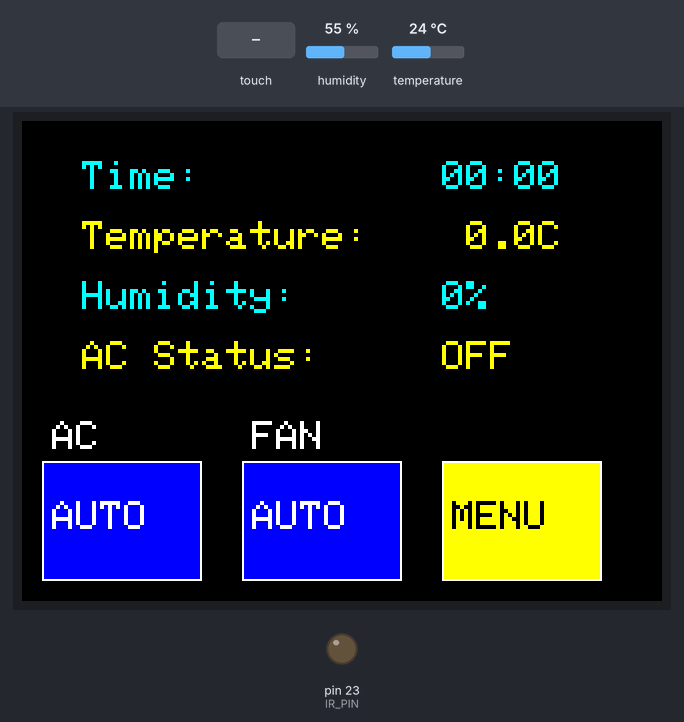
A program run on a simulated Arduino Mega 2560, built with avr-gcc and run on an emulated ATmega2560. Shown: 320×240 colour display, output pins drawn as LEDs (lit = HIGH). The test bench sets the inputs (shaded band); at power-on: humidity 55 %, temperature 24 °C. The local clock reads 2024-03-15 10:24:30 at power-on unless the program sets it; what the program prints to the serial monitor is not drawn.

Above: at 1.5 s.
1.6 s: touch panel pressed at 13 % / 90 % of its raw x / y range
At 3.0 s:
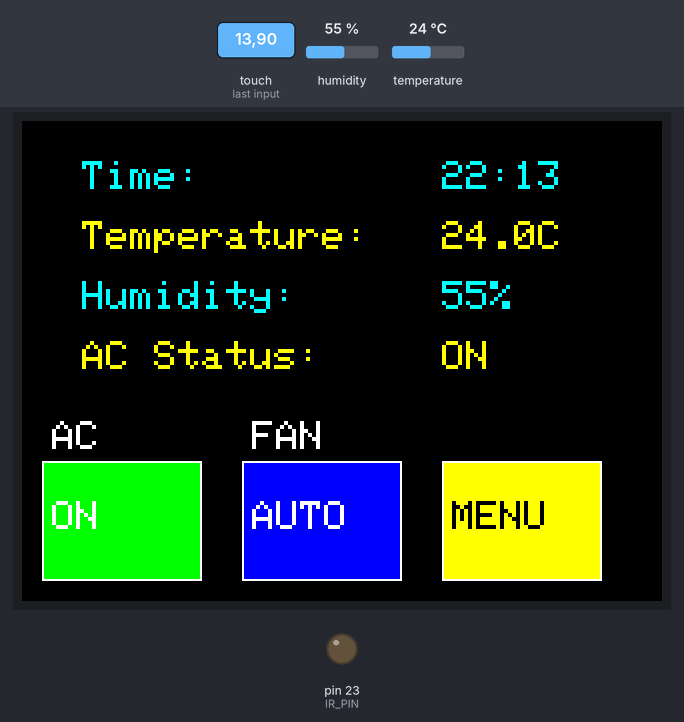
6.0 s: humidity set to 22 %
At 7.4 s:
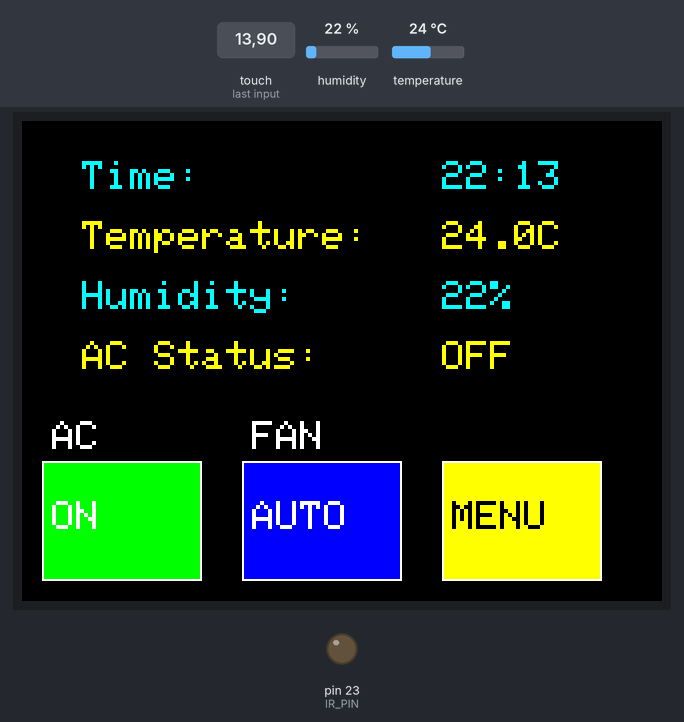
8.0 s: touch panel pressed at 38 % / 90 % of its raw x / y range
At 9.2 s:
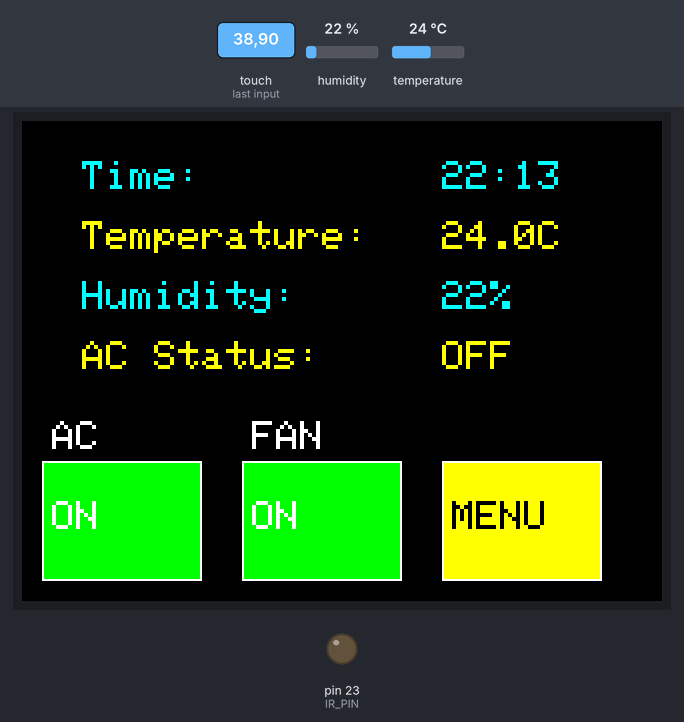
9.5 s: touch panel pressed at 87 % / 90 % of its raw x / y range
At 10.0 s:
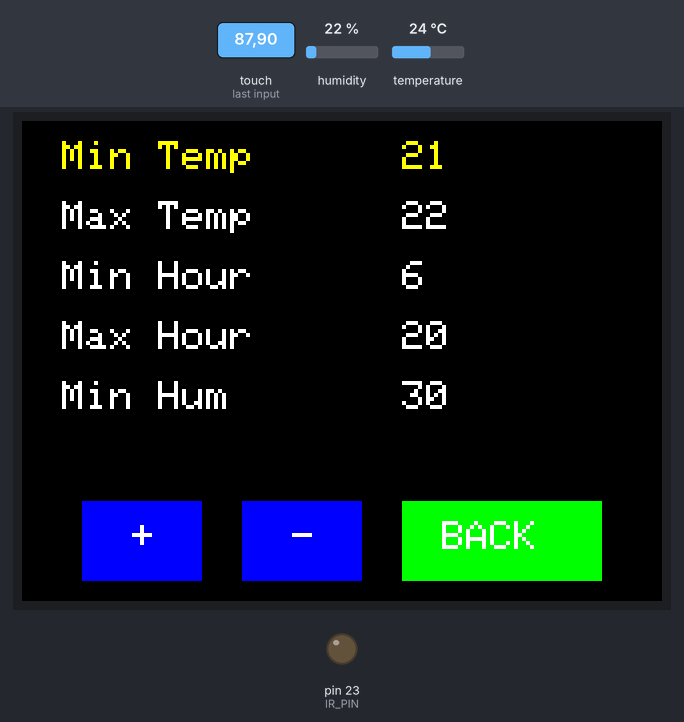
11.0 s: touch panel pressed at 62 % / 90 % of its raw x / y range
At 13.3 s:
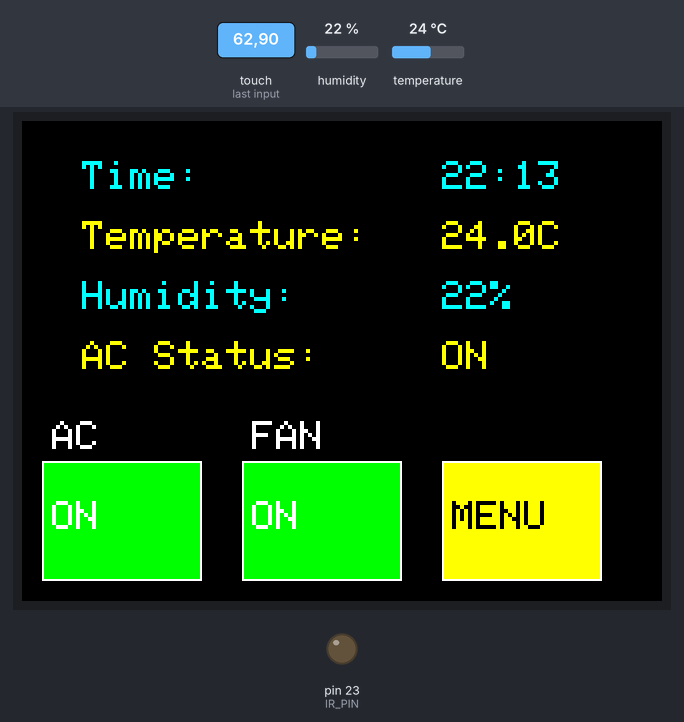
15.4 s: temperature set to 12 °C
At 16.4 s:
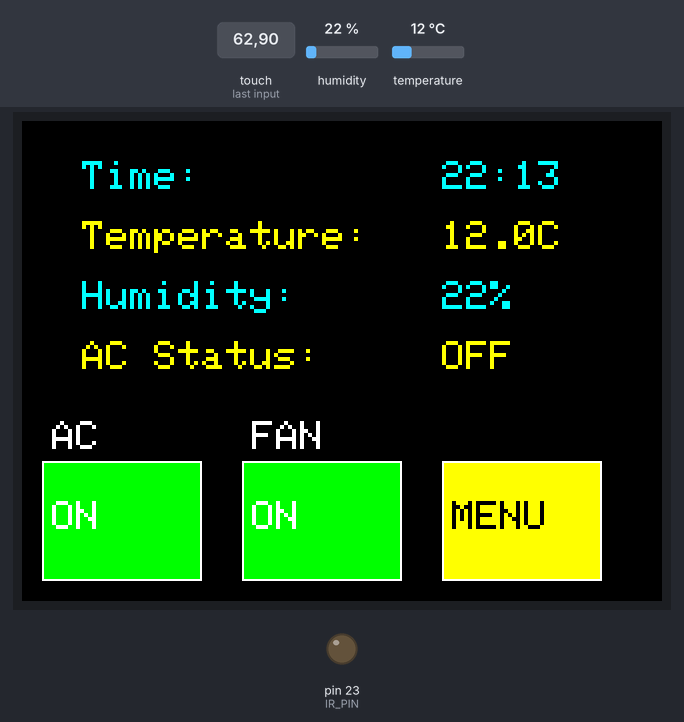
Timing chart, 0 to 18.4 s (numbered marks = the images above; inputs shaded):
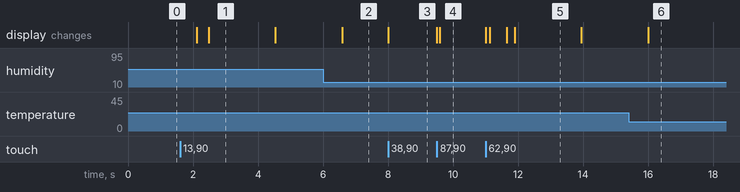

Measured:
- after the input at 1.6 s, the display: first changes after 0.51 s (image 1 shows a later state)
- after the input at 6.0 s, the display: changes after 0.59 s (image 2)
- after the input at 8.0 s, the display: changes at once (image 3)
- after the input at 9.5 s, the display: first changes at once (image 4 shows a later state)
- after the input at 11.0 s, the display: first changes at once (image 5 shows a later state)
- after the input at 15.4 s, the display: changes after 0.60 s (image 6)
- what the display in image 1 shows lasts 2.0 s, from 2.5 s to 4.5 s

The program:

main.cpp
```cpp
/*
  Use this code to read IR commands from the remote
*/

// #include <Arduino.h>
// #include <IRremote.hpp>

// #define IR_RECEIVE_PIN 28

// void setup()
// {
//   Serial.begin(9600);
//   IrReceiver.begin(IR_RECEIVE_PIN, ENABLE_LED_FEEDBACK);
// }

// void loop()
// {
//   if (IrReceiver.decode())
//   {
//     IrReceiver.printIRResultRawFormatted(&Serial, true);
//     Serial.println(F("---"));
//     IrReceiver.resume();
//   }
// }

/* END */


/*
  Main code
*/

#include <Adafruit_GFX.h>
#include <MCUFRIEND_kbv.h>
#include <TouchScreen.h>
#include <DHT.h>
#include <ThreeWire.h>
#include <RtcDS1302.h>
#include <IRremote.hpp>

#define BLACK       0x0000
#define BLUE        0x001F
#define RED         0xF800
#define GREEN       0x07E0
#define CYAN        0x07FF
#define YELLOW      0xFFE0
#define WHITE       0xFFFF

#define YP A2
#define XM A3
#define YM 8
#define XP 9

#define TS_MINX 907
#define TS_MAXX 136
#define TS_MINY 942
#define TS_MAXY 139
#define MINPRESSURE 200
#define MAXPRESSURE 1000

#define DHTPIN 22
#define DHTTYPE DHT11

#define RTC_SCLK 27  // CLK
#define RTC_IO   26  // DAT
#define RTC_CE   25  // RST

#define IR_PIN 23

#define X_OFFSET          180

#define TIME_X            30
#define TIME_Y            20
#define TIME_SIZE         2

#define TEMP_X            30
#define TEMP_Y            TIME_Y+30
#define TEMP_SIZE         2

#define HUM_X             30
#define HUM_Y             TEMP_Y+30
#define HUM_SIZE          2

#define AC_STATUS_X       30
#define AC_STATUS_Y       HUM_Y+30
#define AC_STATUS_SIZE    2

#define AC_BTN_X          10
#define AC_BTN_Y          AC_STATUS_Y+60
#define AC_BTN_W          80
#define AC_BTN_H          60
#define AC_BTN_TEXT_X     AC_BTN_X + 5
#define AC_BTN_TEXT_Y     AC_BTN_Y + 20
#define AC_BTN_TEXT_SIZE  2

#define FAN_BTN_X         AC_BTN_X + AC_BTN_W + 20
#define FAN_BTN_Y         AC_BTN_Y
#define FAN_BTN_W         AC_BTN_W
#define FAN_BTN_H         AC_BTN_H
#define FAN_BTN_TEXT_X    FAN_BTN_X + 5
#define FAN_BTN_TEXT_Y    FAN_BTN_Y + 20
#define FAN_BTN_TEXT_SIZE 2

#define NUM_RETRIES       3
#define AUTO_TEMP_OFFSET  0

#define AC_STATUS_ON      0
#define AC_STATUS_OFF     1
#define AC_STATUS_AUTO    2

#define FAN_STATUS_ON     0
#define FAN_STATUS_OFF    1
#define FAN_STATUS_AUTO   2

#define CONFIG_BTN_X         FAN_BTN_X + FAN_BTN_W + 20
#define CONFIG_BTN_Y         FAN_BTN_Y
#define CONFIG_BTN_W         AC_BTN_W
#define CONFIG_BTN_H         AC_BTN_H
#define CONFIG_BTN_TEXT_X    CONFIG_BTN_X + 5
#define CONFIG_BTN_TEXT_Y    CONFIG_BTN_Y + 20
#define CONFIG_BTN_TEXT_SIZE 2

MCUFRIEND_kbv tft;
TouchScreen ts = TouchScreen(XP, YP, XM, YM, 300);
DHT dht(DHTPIN, DHTTYPE);
ThreeWire myWire(RTC_IO, RTC_SCLK, RTC_CE);
RtcDS1302<ThreeWire> Rtc(myWire);

int pixel_x, pixel_y;
uint8_t acMode = AC_STATUS_AUTO; // 0=ON, 1=OFF, 2=AUTO
uint8_t fanMode = FAN_STATUS_AUTO; // 0=ON, 1=OFF, 2=AUTO
bool is_ac_on = false;
unsigned long lastUpdate = 0;
bool is_synced = false;

unsigned long lastTouchTime = 0;
const unsigned long SCREEN_TIMEOUT = 60000;
bool isDisplaySleeping = false;

float temp;
float hum;
RtcDateTime now;

uint16_t ON_rawData[60] = {  // REPLACE THESE WITH YOUR CODES
  8750, 4050,
  550, 1500, 500, 550, 500, 500, 550, 500,
  500, 1550, 500, 500, 500, 500, 550, 500,
  500, 500, 550, 500, 450, 550, 500, 550,
  500, 500, 500, 1550, 500, 500, 550, 500,
  500, 1550, 500, 1500, 550, 1500, 500, 1550,
  500, 500, 500, 1550, 550, 500, 500, 500,
  500, 550, 500, 1550, 500, 1500, 500, 1550,
  500
};
uint8_t ON_rawDataLength = 60;

uint16_t OFF_rawData[60] = {  // REPLACE THESE WITH YOUR CODES
  8700, 4100,
  550, 1550, 500, 500, 500, 500, 550, 500,
  500, 1550, 500, 500, 550, 500, 500, 500,
  500, 1550, 500, 1500, 550, 500, 550, 500,
  500, 500, 500, 550, 500, 500, 500, 500,
  550, 500, 500, 500, 500, 500, 550, 500,
  500, 500, 500, 1550, 500, 500, 550, 1500,
  550, 500, 500, 500, 500, 500, 550, 1550,
  500
};
uint8_t OFF_rawDataLength = 60;

uint8_t AUTO_MIN_TEMP = 21 + AUTO_TEMP_OFFSET,
        AUTO_MAX_TEMP = 22 + AUTO_TEMP_OFFSET,
        AUTO_MIN_HOUR = 6,
        AUTO_MAX_HOUR = 20,
        AUTO_MIN_HUM = 30;

bool inConfigMode = false;
uint8_t selectedConfigIndex = 0;

const char* configLabels[] = {
  "Min Temp", "Max Temp", "Min Hour", "Max Hour", "Min Hum"
};
const int NUM_CONFIGS = 5;

void syncClock();
void drawScreen();
void drawACButton();
void drawFanButton();
void drawConfigButton();
void updateSensors();
void turnACOn();
void turnACOff();
void turnFanOn();
void turnFanOff();
void sleepDisplay();
void wakeDisplay();
void adjustConfigValue(int delta);
void handleConfigTouch(int x, int y);
void drawConfigMenu();

void setup()
{
  Serial.begin(9600);
  pinMode(IR_PIN, OUTPUT);
  dht.begin();

  IrSender.begin(IR_PIN);

  if (is_synced)
  {
    Rtc.Begin();

    if (!Rtc.GetIsRunning())
    {
      Serial.println("RTC not running, starting now...");
      Rtc.SetIsRunning(true);
    }
  }
  else
  {
    syncClock();
  }

  uint16_t ID = tft.readID();
  tft.begin(ID);
  tft.setRotation(3);
  tft.fillScreen(BLACK);

  drawScreen();
}

void loop()
{
  TSPoint p = ts.getPoint();
  pinMode(XM, OUTPUT);
  pinMode(YP, OUTPUT);

  bool touched = (p.z > MINPRESSURE && p.z < MAXPRESSURE);

  if (touched)
  {
    if (isDisplaySleeping)
    {
      wakeDisplay();
    }

    lastTouchTime = millis();

    pixel_x = map(p.x, TS_MINX, TS_MAXX, tft.width(), 0);
    pixel_y = map(p.y, TS_MINY, TS_MAXY, tft.height(), 0);

    if (inConfigMode)
    {
      handleConfigTouch(pixel_x, pixel_y);
      delay(200);
      return;
    }

    if (pixel_x > AC_BTN_X && pixel_x < (AC_BTN_X + AC_BTN_W) &&
        pixel_y > AC_BTN_Y && pixel_y < (AC_BTN_Y + AC_BTN_H))
    {
      acMode = (acMode + 1) % 3;
      drawACButton();
      delay(300);
    }
    else if (pixel_x > FAN_BTN_X && pixel_x < (FAN_BTN_X + FAN_BTN_W) &&
            pixel_y > FAN_BTN_Y && pixel_y < (FAN_BTN_Y + FAN_BTN_H))
    {
      fanMode = (fanMode + 1) % 3;
      drawFanButton();
      delay(300);
    }
    else if (pixel_x > CONFIG_BTN_X && pixel_x < (CONFIG_BTN_X + CONFIG_BTN_W) &&
            pixel_y > CONFIG_BTN_Y && pixel_y < (CONFIG_BTN_Y + CONFIG_BTN_H))
    {
      inConfigMode = true;
      drawConfigMenu();
      delay(300);
    }
  }

  if (!isDisplaySleeping && (millis() - lastTouchTime > SCREEN_TIMEOUT))
  {
    sleepDisplay();
  }

  temp = dht.readTemperature();
  hum  = dht.readHumidity();
  now  = Rtc.GetDateTime();

  if (!isDisplaySleeping && !inConfigMode && millis() - lastUpdate > 2000)
  {
    updateSensors();
    lastUpdate = millis();
  }

  if (acMode == AC_STATUS_AUTO && (now.Hour() >= AUTO_MIN_HOUR && now.Hour() <= AUTO_MAX_HOUR))
  {
    if ((temp >= AUTO_MAX_TEMP || hum <= AUTO_MIN_HUM) && is_ac_on)
    {
      turnACOff();
    }

    if (temp <= AUTO_MIN_TEMP && !is_ac_on)
    {
      turnACOn();
    }
  }

  if (is_ac_on && (now.Hour() < AUTO_MIN_HOUR || now.Hour() > AUTO_MAX_HOUR))
  {
    turnACOff();
    delay(1000);
  }
}

void sleepDisplay()
{
  tft.fillScreen(BLACK);
  isDisplaySleeping = true;
  Serial.println("Display sleeping...");
}

void wakeDisplay()
{
  tft.fillScreen(BLACK);
  drawScreen();
  isDisplaySleeping = false;
  Serial.println("Display awake!");
}

void drawScreen()
{
  tft.fillScreen(BLACK);

  updateSensors();
  drawACButton();
  drawFanButton();
  drawConfigButton();
}

void updateSensors()
{
  int16_t x1, y1;
  uint16_t w, h;

  tft.setTextSize(TIME_SIZE);
  char timeBuf[6];
  snprintf(timeBuf, sizeof(timeBuf), "%02u:%02u", now.Hour(), now.Minute());

  tft.getTextBounds("Time: 00:00", TIME_X+X_OFFSET, TIME_Y, &x1, &y1, &w, &h);
  tft.fillRect(x1, y1, w, h, BLACK);          // clear exact area
  tft.setCursor(TIME_X, TIME_Y);
  tft.setTextColor(CYAN);
  tft.print("Time: ");
  tft.setCursor(TIME_X + X_OFFSET, TIME_Y);
  tft.print(timeBuf);

  tft.setTextSize(TEMP_SIZE);
  char tempBuf[8];
  if (isnan(temp)) strcpy(tempBuf, "--");
  else dtostrf(temp, 4, 1, tempBuf);          // float → string safely

  tft.getTextBounds("Temperature: 00.0C", TEMP_X+X_OFFSET, TEMP_Y, &x1, &y1, &w, &h);
  tft.fillRect(x1, y1, w, h, BLACK);          // clear exact area

  tft.setCursor(TEMP_X, TEMP_Y);
  tft.setTextColor(YELLOW);
  tft.print("Temperature: ");
  tft.setCursor(TEMP_X + X_OFFSET, TEMP_Y);
  tft.print(tempBuf);
  tft.print("C");

  tft.setTextSize(HUM_SIZE);
  char humBuf[6];
  if (isnan(hum)) strcpy(humBuf, "--");
  else snprintf(humBuf, sizeof(humBuf), "%d", (int)hum);

  tft.getTextBounds("Humidity: 100%", HUM_X+X_OFFSET, HUM_Y, &x1, &y1, &w, &h);
  tft.fillRect(x1, y1, w, h, BLACK);          // clear exact area

  tft.setCursor(HUM_X, HUM_Y);
  tft.setTextColor(CYAN);
  tft.print("Humidity: ");
  tft.setCursor(HUM_X + X_OFFSET, HUM_Y);
  tft.print(humBuf);
  tft.print("%");

  tft.setTextSize(AC_STATUS_SIZE);
  char statusBuf[4];
  if (is_ac_on == false)
    snprintf(statusBuf, sizeof(statusBuf), "OFF");
  else
    snprintf(statusBuf, sizeof(statusBuf), "ON");

  tft.getTextBounds("AC Status: OFF", AC_STATUS_X+X_OFFSET, AC_STATUS_Y, &x1, &y1, &w, &h);
  tft.fillRect(x1, y1, w, h, BLACK);          // clear exact area

  tft.setCursor(AC_STATUS_X, AC_STATUS_Y);
  tft.setTextColor(YELLOW);
  tft.print("AC Status: ");
  tft.setCursor(AC_STATUS_X + X_OFFSET, AC_STATUS_Y);
  tft.print(statusBuf);
}

void drawACButton()
{
  String label;
  uint16_t color;

  if (acMode == AC_STATUS_ON)
  {
    label = "ON";
    color = GREEN;

    turnACOn();
  }
  else if (acMode == AC_STATUS_OFF)
  {
    label = "OFF";
    color = RED;

    turnACOff();
  }
  else
  {
    label = "AUTO";
    color = BLUE;
  }

  tft.fillRect(AC_BTN_X, AC_BTN_Y, AC_BTN_W, AC_BTN_H, color);
  tft.drawRect(AC_BTN_X, AC_BTN_Y, AC_BTN_W, AC_BTN_H, WHITE);

  tft.setTextColor(WHITE);
  tft.setTextSize(AC_BTN_TEXT_SIZE);
  tft.setCursor(AC_BTN_TEXT_X, AC_BTN_TEXT_Y-40);
  tft.print("AC");
  tft.setCursor(AC_BTN_TEXT_X, AC_BTN_TEXT_Y);
  tft.print(label);
}

void drawFanButton()
{
  String label;
  uint16_t color;

  if (fanMode == FAN_STATUS_ON)
  {
    label = "ON";
    color = GREEN;

    turnFanOn();
  }
  else if (fanMode == FAN_STATUS_OFF)
  {
    label = "OFF";
    color = RED;

    turnFanOff();
  }
  else
  {
    label = "AUTO";
    color = BLUE;
  }

  tft.fillRect(FAN_BTN_X, FAN_BTN_Y, FAN_BTN_W, FAN_BTN_H, color);
  tft.drawRect(FAN_BTN_X, FAN_BTN_Y, FAN_BTN_W, FAN_BTN_H, WHITE);

  tft.setTextColor(WHITE);
  tft.setTextSize(FAN_BTN_TEXT_SIZE);
  tft.setCursor(FAN_BTN_TEXT_X, FAN_BTN_TEXT_Y-40);
  tft.print("FAN");
  tft.setCursor(FAN_BTN_TEXT_X, FAN_BTN_TEXT_Y);
  tft.print(label);
}

void drawConfigButton()
{
  tft.fillRect(CONFIG_BTN_X, CONFIG_BTN_Y, CONFIG_BTN_W, CONFIG_BTN_H, YELLOW);
  tft.drawRect(CONFIG_BTN_X, CONFIG_BTN_Y, CONFIG_BTN_W, CONFIG_BTN_H, WHITE);

  tft.setTextColor(BLACK);
  tft.setTextSize(CONFIG_BTN_TEXT_SIZE);
  tft.setCursor(CONFIG_BTN_TEXT_X, CONFIG_BTN_TEXT_Y - 40);
  tft.print("CONFIG");
  tft.setCursor(CONFIG_BTN_TEXT_X, CONFIG_BTN_TEXT_Y);
  tft.print("MENU");
}

void drawConfigMenu()
{
  tft.fillScreen(BLACK);
  tft.setTextSize(2);

  for (int i = 0; i < NUM_CONFIGS; i++)
  {
    int y = 10 + i * 30;
    tft.setCursor(20, y);
    tft.setTextColor(i == selectedConfigIndex ? YELLOW : WHITE);
    tft.print(configLabels[i]);
    tft.setCursor(190, y);

    switch (i)
    {
      case 0: tft.print(AUTO_MIN_TEMP); break;
      case 1: tft.print(AUTO_MAX_TEMP); break;
      case 2: tft.print(AUTO_MIN_HOUR); break;
      case 3: tft.print(AUTO_MAX_HOUR); break;
      case 4: tft.print(AUTO_MIN_HUM); break;
    }
  }

  int btnY = 190;
  tft.fillRect(30, btnY, 60, 40, BLUE);  // UP
  tft.setTextColor(WHITE);
  tft.setCursor(55, btnY + 10);
  tft.print("+");

  tft.fillRect(110, btnY, 60, 40, BLUE); // DOWN
  tft.setCursor(135, btnY + 10);
  tft.print("-");

  tft.fillRect(190, btnY, 100, 40, GREEN); // BACK
  tft.setCursor(210, btnY + 10);
  tft.print("BACK");
}

void handleConfigTouch(int x, int y)
{
    int btnY = 190;
    int btnH = 40;

    if (y > btnY && y < btnY + btnH)
    {
        if (x > 30 && x < 90) // UP
        {
            adjustConfigValue(1);
        }
        else if (x > 110 && x < 170) // DOWN
        {
            adjustConfigValue(-1);
        }
        else if (x > 190 && x < 290) // BACK
        {
            inConfigMode = false;
            drawScreen();
        }
    }
    else
    {
        for (int i = 0; i < NUM_CONFIGS; i++)
        {
            int yTop = 10 + i * 30;
            if (y > yTop && y < yTop + 25)
            {
                selectedConfigIndex = i;
                drawConfigMenu();
                break;
            }
        }
    }
}

void adjustConfigValue(int delta)
{
  switch (selectedConfigIndex)
  {
    case 0: AUTO_MIN_TEMP = constrain(AUTO_MIN_TEMP + delta, 10, 35); break;
    case 1: AUTO_MAX_TEMP = constrain(AUTO_MAX_TEMP + delta, 10, 35); break;
    case 2: AUTO_MIN_HOUR = constrain(AUTO_MIN_HOUR + delta, 0, 23); break;
    case 3: AUTO_MAX_HOUR = constrain(AUTO_MAX_HOUR + delta, 0, 23); break;
    case 4: AUTO_MIN_HUM = constrain(AUTO_MIN_HUM + delta, 10, 90); break;
  }
  drawConfigMenu();
}

void printDateTime(const RtcDateTime& dt)
{
  char datestring[26];

  snprintf_P(datestring,
    countof(datestring),
    PSTR("%02u/%02u/%04u %02u:%02u:%02u"),
    dt.Month(),
    dt.Day(),
    dt.Year(),
    dt.Hour(),
    dt.Minute(),
    dt.Second() );

  Serial.print(datestring);
}

void syncClock()
{
  Rtc.Begin();

  RtcDateTime compiled = RtcDateTime(__DATE__, __TIME__);
  printDateTime(compiled);
  Serial.println();

  if (!Rtc.IsDateTimeValid())
  {
    Serial.println("RTC lost confidence in the DateTime!");
    Rtc.SetDateTime(compiled);
  }

  if (Rtc.GetIsWriteProtected())
  {
    Serial.println("RTC was write protected, enabling writing now");
    Rtc.SetIsWriteProtected(false);
  }

  if (!Rtc.GetIsRunning())
  {
    Serial.println("RTC was not actively running, starting now");
    Rtc.SetIsRunning(true);
  }

  RtcDateTime now = Rtc.GetDateTime();
  if (now < compiled)
  {
    Serial.println("RTC is older than compile time!  (Updating DateTime)");
    Rtc.SetDateTime(compiled);
  }
  else if (now > compiled)
  {
    Serial.println("RTC is newer than compile time.");
    Rtc.SetDateTime(compiled);
  }
  else if (now == compiled)
  {
    Serial.println("RTC is the same as compile time! (not expected but all is fine)");
  }
}

void turnACOn()
{
  for (int i = 0; i < NUM_RETRIES; i++)
  {
    IrSender.sendRaw(ON_rawData, ON_rawDataLength, 38);
    delay(100);
  }

  is_ac_on = true;
  Serial.println("AC should turn on");
}

void turnACOff()
{
  for (int i = 0; i < 3; i++)
  {
    IrSender.sendRaw(OFF_rawData, OFF_rawDataLength, 38);
    delay(100);
  }

  is_ac_on = false;
  Serial.println("AC should turn off");
}

void turnFanOn()
{
  Serial.println("Fan should turn on");
}

void turnFanOff()
{
  Serial.println("Fan should turn off");
}

/* END */
```
